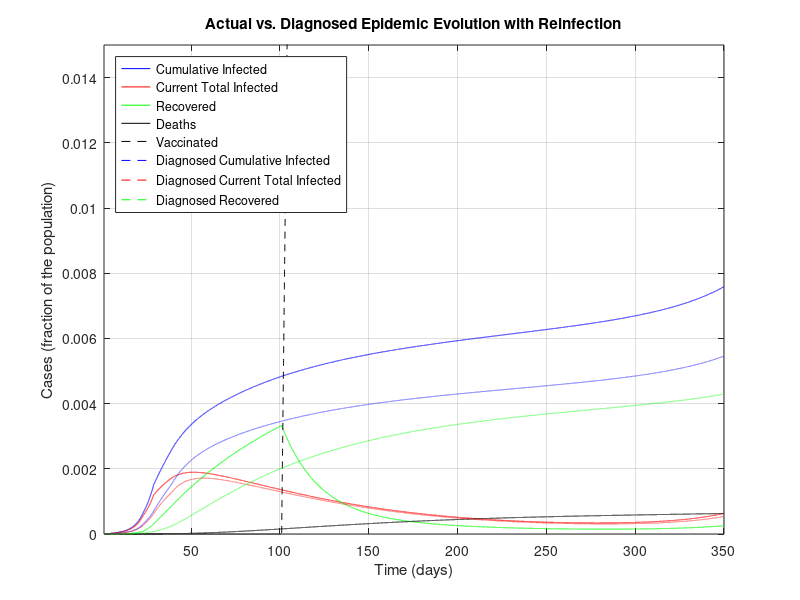
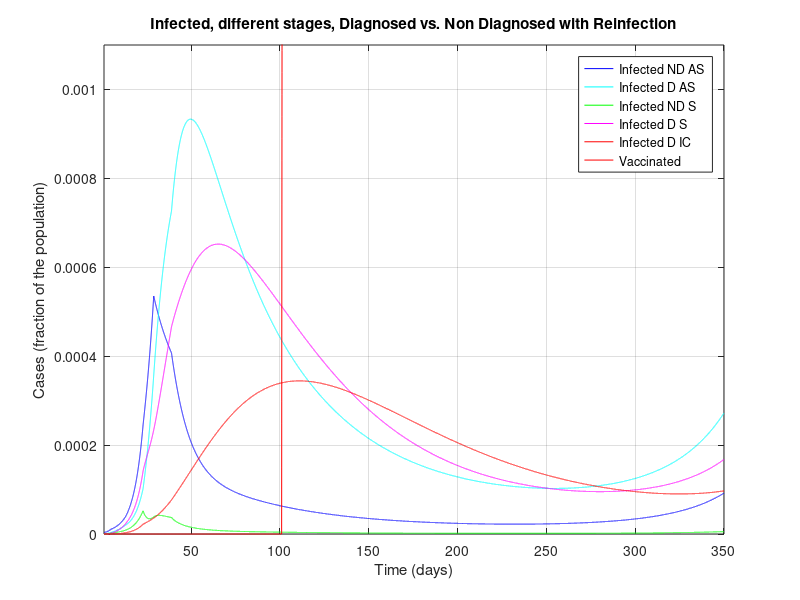
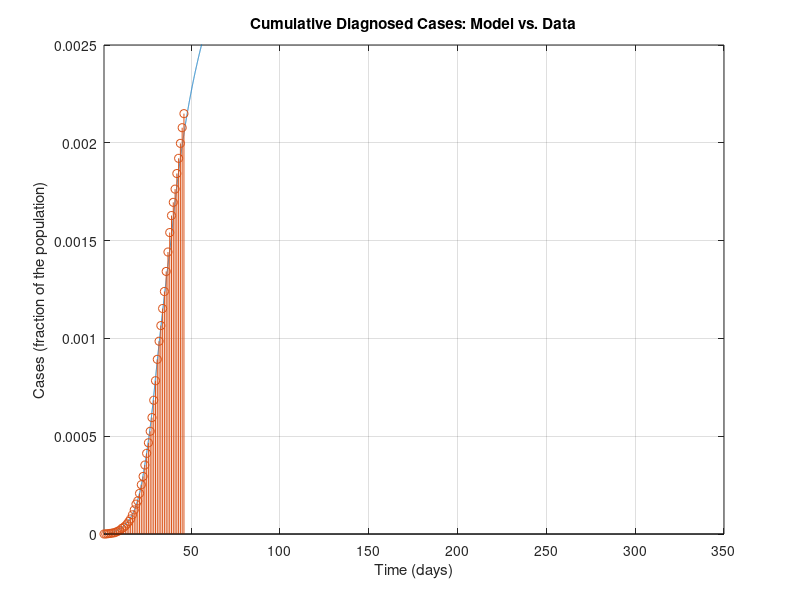
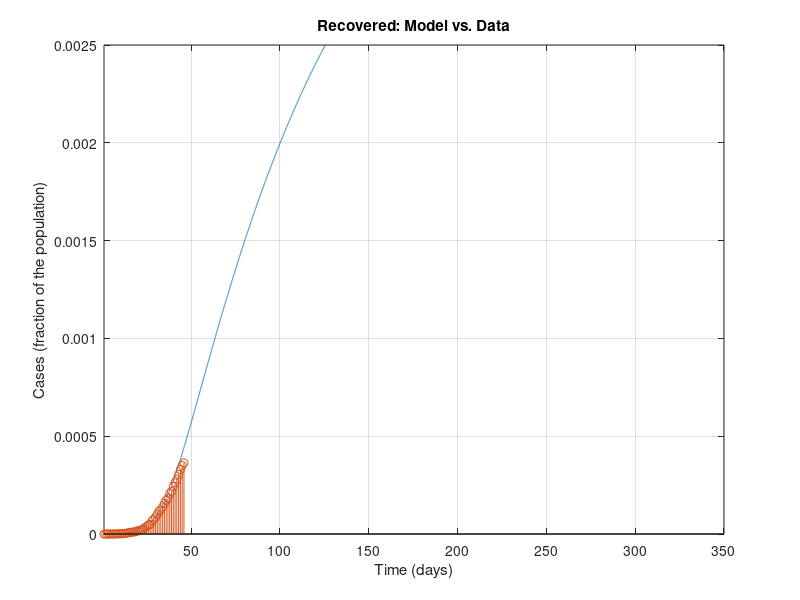

The MATLAB script that drew these images, in order:
%%%%%%%%%%%%%%%%%%%%%%%%%%%%%%%%%%%%%%%%
%%%%%%%%%%%%%%%%%%%%%%%%%%%%%%%%%%%%%%%%
% MATLAB Code for epidemic simulations with the SIDARTHE model in the work
%
% Based on Modelling the COVID-19 epidemic and implementation of population-wide interventions in Italy
% by Giulia Giordano, Franco Blanchini, Raffaele Bruno, Patrizio Colaneri, Alessandro Di Filippo, Angela Di Matteo, Marta Colaneri
% 
%This code now implements vaccines and reinfection of healed and vaccinated
%people. These modifications were done by Carl Ingebretsen
%%%%%%%%%%%%%%%%%%%%%%%%%%%%%%%%%%%%%%%%
%%%%%%%%%%%%%%%%%%%%%%%%%%%%%%%%%%%%%%%%

clear all
close all
clc

%%%%%%%%%%%%%%%%%%%%%%%%%%%%%%%%%%%%%%%%
% DATA
%%%%%%%%%%%%%%%%%%%%%%%%%%%%%%%%%%%%%%%%

% Italian population
popolazione=60e6;

% Data 20 February - 5 April (46 days):
% Total Cases
CasiTotali = [3 20 79 132 219 322 400 650 888 1128 1694 2036 2502 3089 3858 4636 5883 7375 9172 10149 12462 15113 17660 21157 24747 27980 31506 35713 41035 47021 53578 59138 63927 69176 74386 80539 86498 92472 97689 101739 105792 110574 115242 119827 124632 128948]/popolazione; % D+R+T+E+H_diagnosticati
% Deaths
Deceduti = [0 1 2 2 5 10 12 17 21 29 34 52 79 107 148 197 233 366 463 631 827 1016 1266 1441 1809 2158 2503 2978 3405 4032 4825 5476 6077 6820 7503 8165 9134 10023 10779 11591 12428 13155 13915 14681 15362 15887]/popolazione; % E
% Recovered
Guariti = [0 0 0 1 1 1 3 45 46 50 83 149 160 276 414 523 589 622 724 1004 1045 1258 1439 1966 2335 2749 2941 4025 4440 5129 6072 7024 7432 8326 9362 10361 10950 12384 13030 14620 15729 16847 18278 19758 20996 21815]/popolazione; % H_diagnosticati
% Currently Positive
Positivi = [3 19 77 129 213 311 385 588 821 1049 1577 1835 2263 2706 3296 3916 5061 6387 7985 8514 10590 12839 14955 17750 20603 23073 26062 28710 33190 37860 42681 46638 50418 54030 57521 62013 66414 70065 73880 75528 77635 80572 83049 85388 88274 91246]/popolazione; % D+R+T

% Data 23 February - 5 April (from day 4 to day 46)
% Currently positive: isolated at home
Isolamento_domiciliare = [49 91 162 221 284 412 543 798 927 1000 1065 1155 1060 1843 2180 2936 2599 3724 5036 6201 7860 9268 10197 11108 12090 14935 19185 22116 23783 26522 28697 30920 33648 36653 39533 42588 43752 45420 48134 50456 52579 55270 58320]/popolazione; %D
% Currently positive: hospitalised
Ricoverati_sintomi = [54 99 114 128 248 345 401 639 742 1034 1346 1790 2394 2651 3557 4316 5038 5838 6650 7426 8372 9663 11025 12894 14363 15757 16020 17708 19846 20692 21937 23112 24753 26029 26676 27386 27795 28192 28403 28540 28741 29010 28949]/popolazione; % R
% Currently positive: ICU
Terapia_intensiva = [26 23 35 36 56 64 105 140 166 229 295 351 462 567 650 733 877 1028 1153 1328 1518 1672 1851 2060 2257 2498 2655 2857 3009 3204 3396 3489 3612 3732 3856 3906 3981 4023 4035 4053 4068 3994 3977]/popolazione; %T


%%%%%%%%%%%%%%%%%%%%%%%%%%%%%%%%%%%%%%%%
% PARAMETERS
%%%%%%%%%%%%%%%%%%%%%%%%%%%%%%%%%%%%%%%%

% Simulation horizon: CAN BE MODIFIED AT ONE'S WILL PROVIDED THAT IT IS AT
% LEAST EQUAL TO THE NUMBER OF DAYS FOR WHICH DATA ARE AVAILABLE
Orizzonte = 350;

% Plot yes/no: SET TO 1 IF PDF FIGURES MUST BE GENERATED, 0 OTHERWISE
plotPDF = 0;

% Time-step for Euler discretisation of the continuous-time system
step=0.01;

% Transmission rate due to contacts with UNDETECTED asymptomatic infected
alfa=0.57;
% Transmission rate due to contacts with DETECTED asymptomatic infected
beta=0.0114;
% Transmission rate due to contacts with UNDETECTED symptomatic infected
gamma=0.456;
% Transmission rate due to contacts with DETECTED symptomatic infected
delta=0.0114;

% Detection rate for ASYMPTOMATIC
epsilon=0.171;
% Detection rate for SYMPTOMATIC
theta=0.3705;

% Worsening rate: UNDETECTED asymptomatic infected becomes symptomatic
zeta=0.1254;
% Worsening rate: DETECTED asymptomatic infected becomes symptomatic
eta=0.1254;

% Worsening rate: UNDETECTED symptomatic infected develop life-threatening
% symptoms
mu=0.0171;
% Worsening rate: DETECTED symptomatic infected develop life-threatening
% symptoms
nu=0.0274;

% Mortality rate for infected with life-threatening symptoms
tau=0.01;

% Recovery rate for undetected asymptomatic infected
lambda=0.0342;
% Recovery rate for detected asymptomatic infected
rho=0.0342;
% Recovery rate for undetected symptomatic infected
kappa=0.0171;
% Recovery rate for detected symptomatic infected
xi=0.0171;
% Recovery rate for life-threatened symptomatic infected
sigma=0.0171;

%to add the SIDARTHE-V version add a new constant phi
%phi=0.0001;
%phi=0.5;
%For starting at day 100
phi=0.0;

%Reinfection coefficients
%rein=0.005;
%rein_vacc = 0.005;
rein=0.000;
rein_vacc = 0.000;


%%%%%%%%%%%%%%%%%%%%%%%%%%%%%%%%%%%%%%%%
% DEFINITIONS
%%%%%%%%%%%%%%%%%%%%%%%%%%%%%%%%%%%%%%%%

% Parameters
r1=epsilon+zeta+lambda;
r2=eta+rho;
r3=theta+mu+kappa;
r4=nu+xi;
r5=sigma+tau;

% Initial R0
R0_iniziale=alfa/r1+beta*epsilon/(r1*r2)+gamma*zeta/(r1*r3)+delta*eta*epsilon/(r1*r2*r4)+delta*zeta*theta/(r1*r3*r4);

% Time horizon
t=1:step:Orizzonte;

% Vectors for time evolution of variables
S=zeros(1,length(t));
I=zeros(1,length(t));
D=zeros(1,length(t));
A=zeros(1,length(t));
R=zeros(1,length(t));
T=zeros(1,length(t));
H=zeros(1,length(t));
H_diagnosticati=zeros(1,length(t)); % DIAGNOSED recovered only!
E=zeros(1,length(t));
%For SIDARTHE-V add a V
V=zeros(1,length(t));

% Vectors for time evolution of actual/perceived Case Fatality Rate
M=zeros(1,length(t));
P=zeros(1,length(t));

%%%%%%%%%%%%%%%%%%%%%%%%%%%%%%%%%%%%%%%%
% INITIAL CONDITIONS
%%%%%%%%%%%%%%%%%%%%%%%%%%%%%%%%%%%%%%%%

I(1)=200/popolazione;
D(1)=20/popolazione;
A(1)=1/popolazione;
R(1)=2/popolazione;
T(1)=0.00;
H(1)=0.00;
E(1)=0.00;
V(1)=0.00;%For SIDARTHE-V
S(1)=1-I(1)-D(1)-A(1)-R(1)-T(1)-H(1)-E(1)-V(1);

H_diagnosticati(1) = 0.00; % DIAGNOSED recovered only
Infetti_reali(1)=I(1)+D(1)+A(1)+R(1)+T(1); % Actual currently infected

M(1)=0;
P(1)=0;

% Whole state vector
%Added a V(1) at the end
x=[S(1);I(1);D(1);A(1);R(1);T(1);H(1);E(1);V(1);H_diagnosticati(1);Infetti_reali(1)];

%%%%%%%%%%%%%%%%%%%%%%%%%%%%%%%%%%%%%%%%
% SIMULATION
%%%%%%%%%%%%%%%%%%%%%%%%%%%%%%%%%%%%%%%%

% "Control" binary variables to compute the new R0 every time a policy has
% changed the parameters
plottato = 0;
plottato1 = 0;
plottato_bis = 0;
plottato_tris = 0;
plottato_quat = 0;

for i=2:length(t)
    
    if (i>4/step) % Basic social distancing (awareness, schools closed)
        alfa=0.4218;
        gamma=0.285;
        beta = 0.0057;
        delta=0.0057;
        if plottato == 0 % Compute the new R0
            r1=epsilon+zeta+lambda;
            r2=eta+rho;
            r3=theta+mu+kappa;
            r4=nu+xi;
            r5=sigma+tau;
            R0_primemisure=alfa/r1+beta*epsilon/(r1*r2)+gamma*zeta/(r1*r3)+delta*eta*epsilon/(r1*r2*r4)+delta*zeta*theta/(r1*r3*r4)
            plottato = 1;
        end
    end
    
    if (i>12/step)
        % Screening limited to / focused on symptomatic subjects
        epsilon=0.1425;
        if plottato1 == 0
            r1=epsilon+zeta+lambda;
            r2=eta+rho;
            r3=theta+mu+kappa;
            r4=nu+xi;
            r5=sigma+tau;
            R0_primemisureeps=alfa/r1+beta*epsilon/(r1*r2)+gamma*zeta/(r1*r3)+delta*eta*epsilon/(r1*r2*r4)+delta*zeta*theta/(r1*r3*r4)
            plottato1 = 1;
        end
    end
    
    if (i>22/step) % Social distancing: lockdown, mild effect
        
        alfa=0.36;
        beta=0.005;
        gamma=0.2;
        delta=0.005;
        
        mu = 0.008;
        nu = 0.015;
        
        zeta=0.034;
        eta=0.034;
        
        lambda=0.08;
        rho=0.0171;
        kappa=0.0171;
        xi=0.0171;
        sigma=0.0171;
        
        if plottato_bis == 0 % Compute the new R0
            r1=epsilon+zeta+lambda;
            r2=eta+rho;
            r3=theta+mu+kappa;
            r4=nu+xi;
            r5=sigma+tau;
            R0_secondemisure=(alfa*r2*r3*r4+epsilon*beta*r3*r4+gamma*zeta*r2*r4+delta*eta*epsilon*r3+delta*zeta*theta*r2)/(r1*r2*r3*r4)
            plottato_bis = 1;
        end
    end
    
    if (i>28/step) % Social distancing: lockdown, strong effect
        
        alfa=0.21;
        gamma=0.11;
        
        if plottato_tris == 0 % Compute the new R0
            r1=epsilon+zeta+lambda;
            r2=eta+rho;
            r3=theta+mu+kappa;
            r4=nu+xi;
            r5=sigma+tau;
            R0_terzemisure=(alfa*r2*r3*r4+epsilon*beta*r3*r4+gamma*zeta*r2*r4+delta*eta*epsilon*r3+delta*zeta*theta*r2)/(r1*r2*r3*r4)
            plottato_tris = 1;
        end
    end
    
    if (i>38/step) % Broader diagnosis campaign
        
        epsilon = 0.2;
        rho=0.02;
        kappa=0.02;
        xi=0.02;
        sigma=0.01;
        
        zeta=0.025;
        eta=0.025;
        
        if plottato_quat == 0 % Compute the new R0
            r1=epsilon+zeta+lambda;
            r2=eta+rho;
            r3=theta+mu+kappa;
            r4=nu+xi;
            r5=sigma+tau;
            R0_quartemisure=(alfa*r2*r3*r4+epsilon*beta*r3*r4+gamma*zeta*r2*r4+delta*eta*epsilon*r3+delta*zeta*theta*r2)/(r1*r2*r3*r4);
            plottato_quat = 1;
        end
    end

    %To start vaccinations and reinefections at day 100
    if (i>100/step)
        phi=0.005;
        rein = 0.05;
        rein_vacc = 0.01;
    end
    
    % Compute the system evolution
    %ADDED new terms in the first, seventh and ninth equations to represent
    %reinfections
    B=[-alfa*x(2)-beta*x(3)-gamma*x(4)-delta*x(5)-phi*x(9) 0 0 0 0 0 rein 0 rein_vacc 0 0;
        alfa*x(2)+beta*x(3)+gamma*x(4)+delta*x(5) -(epsilon+zeta+lambda) 0 0 0 0 0 0 0 0 0;
        0 epsilon  -(eta+rho) 0 0 0 0 0 0 0 0;
        0 zeta 0 -(theta+mu+kappa) 0 0 0 0 0 0 0;
        0 0 eta theta -(nu+xi) 0 0 0 0 0 0;
        0 0 0 mu nu  -(sigma+tau) 0 0 0 0 0;
        0 lambda rho kappa xi sigma -rein 0 0 0 0;
        0 0 0 0 0 tau 0 0 0 0 0;
        phi*x(1) 0 0 0 0 0 0 0 -rein_vacc 0 0;
        0 0 rho 0 xi sigma 0 0 0 0 0;
        alfa*x(2)+beta*x(3)+gamma*x(4)+delta*x(5) 0 0 0 0 0 0 0 0 0 0];
    x=x+B*x*step;
    
    % Update variables
    
    S(i)=x(1);
    I(i)=x(2);
    D(i)=x(3);
    A(i)=x(4);
    R(i)=x(5);
    T(i)=x(6);
    H(i)=x(7);
    E(i)=x(8);
    V(i)=x(9);%added V
    
    H_diagnosticati(i)=x(10);
    Infetti_reali(i)=x(11);
    
    % Update Case Fatality Rate
    
    M(i)=E(i)/(S(1)-S(i));
    P(i)=E(i)/((epsilon*r3+(theta+mu)*zeta)*(I(1)+S(1)-I(i)-S(i))/(r1*r3)+(theta+mu)*(A(1)-A(i))/r3);
    
end

%%%%%%%%%%%%%%%%%%%%%%%%%%%%%%%%%%%%%%%%
% FINAL VALUES
%%%%%%%%%%%%%%%%%%%%%%%%%%%%%%%%%%%%%%%%

% Variables
Sbar=S(length(t));
Ibar=I(length(t));
Dbar=D(length(t));
Abar=A(length(t));
Rbar=R(length(t));
Tbar=T(length(t));
Hbar=H(length(t));
Ebar=E(length(t));
Vbar=V(length(t));

% Case fatality rate
Mbar=M(length(t));
Pbar=P(length(t));

% Case fatality rate from formulas
Mbar1=Ebar/(S(1)-Sbar);
Pbar1=Ebar/((epsilon*r3+(theta+mu)*zeta)*(I(1)+S(1)-Sbar-Ibar)/(r1*r3)+(theta+mu)*(A(1)-Abar)/r3);

%%%%%%%%%%%%%%%%%%%%%%%%%%%%%%%%%%%%%%%%
% FIGURES
%%%%%%%%%%%%%%%%%%%%%%%%%%%%%%%%%%%%%%%%

figure
plot(t,Infetti_reali,'b',t,I+D+A+R+T,'r',t,H,'g',t,E,'k',t,V,'--black')%added V
hold on
plot(t,D+R+T+E+H_diagnosticati,'--b',t,D+R+T,'--r',t,H_diagnosticati,'--g')
xlim([t(1) t(end)])
ylim([0 0.015])
title('Actual vs. Diagnosed Epidemic Evolution with Reinfection')
xlabel('Time (days)')
ylabel('Cases (fraction of the population)')
legend({'Cumulative Infected','Current Total Infected', 'Recovered', 'Deaths','Vaccinated','Diagnosed Cumulative Infected','Diagnosed Current Total Infected', 'Diagnosed Recovered'},'Location','northwest')
grid

if plotPDF==1
    set(gcf, 'PaperUnits', 'centimeters');
    set(gcf, 'PaperPosition', [0 0 24 16]);
    set(gcf, 'PaperSize', [24 16]); % dimension on x axis and y axis resp.
    print(gcf,'-dpdf', ['PanoramicaEpidemiaRealevsPercepita.pdf'])
end
%

figure
plot(t,I,'b',t,D,'c',t,A,'g',t,R,'m',t,T,'r',t,V,'r')
xlim([t(1) t(end)])
ylim([0 1.1e-3])
title('Infected, different stages, Diagnosed vs. Non Diagnosed with Reinfection')
xlabel('Time (days)')
ylabel('Cases (fraction of the population)')
legend({'Infected ND AS', 'Infected D AS', 'Infected ND S', 'Infected D S', 'Infected D IC','Vaccinated'},'Location','northeast')
grid

if plotPDF==1
    set(gcf, 'PaperUnits', 'centimeters');
    set(gcf, 'PaperPosition', [0 0 24 16]);
    set(gcf, 'PaperSize', [24 16]); % dimension on x axis and y axis resp.
    print(gcf,'-dpdf', ['SuddivisioneInfetti.pdf'])
end

%

figure
plot(t,D+R+T+E+H_diagnosticati)
hold on
stem(t(1:1/step:size(CasiTotali,2)/step),CasiTotali)
xlim([t(1) t(end)])
ylim([0 2.5e-3])
title('Cumulative Diagnosed Cases: Model vs. Data')
xlabel('Time (days)')
ylabel('Cases (fraction of the population)')
grid

if plotPDF==1
    set(gcf, 'PaperUnits', 'centimeters');
    set(gcf, 'PaperPosition', [0 0 16 10]);
    set(gcf, 'PaperSize', [16 10]); % dimension on x axis and y axis resp.
    print(gcf,'-dpdf', ['CasiTotali.pdf'])
end
%

figure
plot(t,H_diagnosticati)
hold on
stem(t(1:1/step:size(CasiTotali,2)/step),Guariti)
xlim([t(1) t(end)])
ylim([0 2.5e-3])
title('Recovered: Model vs. Data')
xlabel('Time (days)')
ylabel('Cases (fraction of the population)')
grid

if plotPDF==1
    set(gcf, 'PaperUnits', 'centimeters');
    set(gcf, 'PaperPosition', [0 0 16 10]);
    set(gcf, 'PaperSize', [16 10]); % dimension on x axis and y axis resp.
    print(gcf,'-dpdf', ['Guariti_diagnosticati.pdf'])
end
%

figure
plot(t,E)
hold on
stem(t(1:1/step:size(CasiTotali,2)/step),Deceduti)
xlim([t(1) t(end)])
ylim([0 2.5e-3])
title('Deaths: Model vs. Data - NOTE: EXCLUDED FROM FITTING')
xlabel('Time (days)')
ylabel('Cases (fraction of the population)')
grid

if plotPDF==1
    set(gcf, 'PaperUnits', 'centimeters');
    set(gcf, 'PaperPosition', [0 0 16 10]);
    set(gcf, 'PaperSize', [16 10]); % dimension on x axis and y axis resp.
    print(gcf,'-dpdf', ['Morti.pdf'])
end
%

figure
plot(t,D+R+T)
hold on
stem(t(1:1/step:size(CasiTotali,2)/step),Positivi)
xlim([t(1) t(end)])
ylim([0 2.5e-3])
title('Infected: Model vs. Data')
xlabel('Time (days)')
ylabel('Cases (fraction of the population)')
grid

if plotPDF==1
    set(gcf, 'PaperUnits', 'centimeters');
    set(gcf, 'PaperPosition', [0 0 16 10]);
    set(gcf, 'PaperSize', [16 10]); % dimension on x axis and y axis resp.
    print(gcf,'-dpdf', ['Positivi_diagnosticati.pdf'])
end
%

figure
plot(t,D)
hold on
stem(t(1+3/step:1/step:1+(size(Ricoverati_sintomi,2)+2)/step),Isolamento_domiciliare)
xlim([t(1) t(end)])
ylim([0 2.5e-3])
title('Infected, No Symptoms: Model vs. Data')
xlabel('Time (days)')
ylabel('Cases (fraction of the population)')
grid

if plotPDF==1
    set(gcf, 'PaperUnits', 'centimeters');
    set(gcf, 'PaperPosition', [0 0 16 10]);
    set(gcf, 'PaperSize', [16 10]); % dimension on x axis and y axis resp.
    print(gcf,'-dpdf', ['InfettiAsintomatici_diagnosticati.pdf'])
end
%

figure
plot(t,R)
hold on
stem(t(1+3/step:1/step:1+(size(Ricoverati_sintomi,2)+2)/step),Ricoverati_sintomi)
xlim([t(1) t(end)])
ylim([0 2.5e-3])
title('Infected, Symptoms: Model vs. Data')
xlabel('Time (days)')
ylabel('Cases (fraction of the population)')
grid

if plotPDF==1
    set(gcf, 'PaperUnits', 'centimeters');
    set(gcf, 'PaperPosition', [0 0 16 10]);
    set(gcf, 'PaperSize', [16 10]); % dimension on x axis and y axis resp.
    print(gcf,'-dpdf', ['InfettiSintomatici_diagnosticati_ricoverati.pdf'])
end
%

figure
plot(t,D+R)
hold on
stem(t(1+3/step:1/step:1+(size(Ricoverati_sintomi,2)+2)/step),Isolamento_domiciliare+Ricoverati_sintomi)
xlim([t(1) t(end)])
ylim([0 2.5e-3])
title('Infected, No or Mild Symptoms: Model vs. Data')
xlabel('Time (days)')
ylabel('Cases (fraction of the population)')
grid

if plotPDF==1
    set(gcf, 'PaperUnits', 'centimeters');
    set(gcf, 'PaperPosition', [0 0 16 10]);
    set(gcf, 'PaperSize', [16 10]); % dimension on x axis and y axis resp.
    print(gcf,'-dpdf', ['InfettiNonGravi_diagnosticati.pdf'])
end

%

figure
plot(t,T)
hold on
stem(t(1+3/step:1/step:1+(size(Ricoverati_sintomi,2)+2)/step),Terapia_intensiva)
xlim([t(1) t(end)])
ylim([0 2.5e-3])
title('Infected, Life-Threatening Symptoms: Model vs. Data')
xlabel('Time (days)')
ylabel('Cases (fraction of the population)')
grid

if plotPDF==1
    set(gcf, 'PaperUnits', 'centimeters');
    set(gcf, 'PaperPosition', [0 0 16 10]);
    set(gcf, 'PaperSize', [16 10]); % dimension on x axis and y axis resp.
    print(gcf,'-dpdf', ['InfettiSintomatici_diagnosticati_terapiaintensiva.pdf'])
end

%Plot the vaccinated
figure
plot(t,V)
hold on
%stem(t(1+3/step:1/step:1+(size(Ricoverati_sintomi,2)+2)/step),Terapia_intensiva)
xlim([t(1) t(end)])
ylim([0 2.5e-3])
title('Vaccinated: Model vs. Data')
xlabel('Time (days)')
ylabel('Vaccinated (fraction of the population)')
grid

%if plotPDF==1
    %set(gcf, 'PaperUnits', 'centimeters');
    %set(gcf, 'PaperPosition', [0 0 16 10]);
    %set(gcf, 'PaperSize', [16 10]); % dimension on x axis and y axis resp.
    %print(gcf,'-dpdf', ['InfettiSintomatici_diagnosticati_terapiaintensiva.pdf'])
%end
